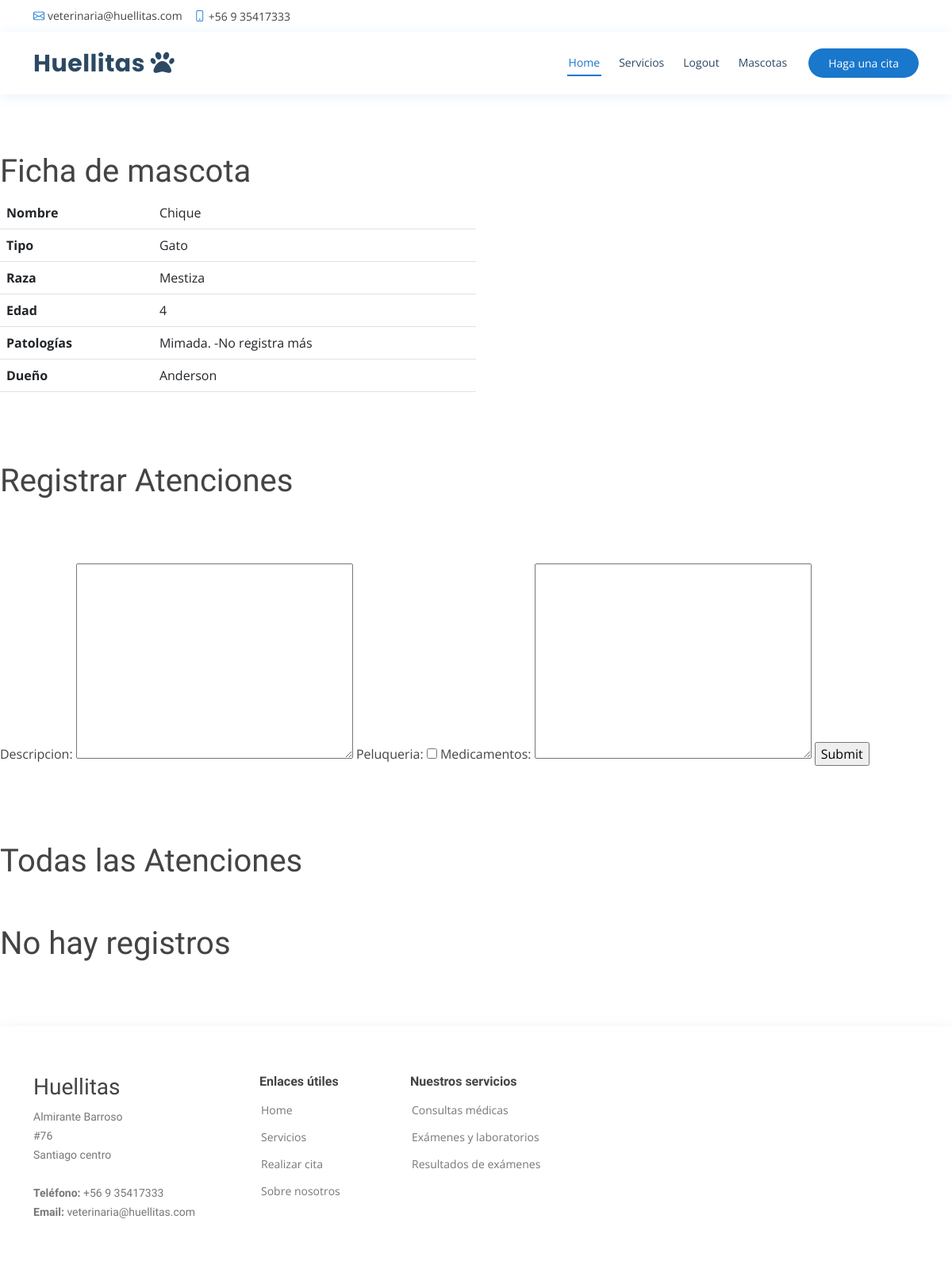
Page /detail/1/ (signed in) on the committed database.
### veterinaria/models.py (models this page shows)
class Mascota(models.Model):
    nombre = models.CharField(max_length=50)
    tipo = models.CharField(max_length=30)
    raza = models.CharField(max_length=30)
    edad = models.CharField(max_length=2)
    patologias = models.TextField(blank=True)
    dueno = models.ForeignKey(Dueno, on_delete=models.CASCADE)

class Dueno(models.Model):
    rut = models.CharField(max_length=9, primary_key=True)
    nombre = models.CharField(max_length=50)
    apellido = models.CharField(max_length=50)
    telefono = models.CharField(max_length=9)
    direccion = models.CharField(max_length=200)

### veterinaria/views.py (the view)
# urls.py: path('detail/<int:id_mascota>/', views.mascota_detail, name='mascota_detail'),
def mascota_detail(request, id_mascota):
    mascota = Mascota.objects.get(id=id_mascota)
    if not request.session.has_key('username'):
        return HttpResponseRedirect('/signin')
    username = request.session['username']
    fecha=datetime.datetime.now()
    hora=fecha.hour
    if request.method == 'POST':
        form = AtenForm(request.POST)
        if form.is_valid:
            post = form.save(commit=False)
            post.user = username
            post.mascota = mascota
            post.publish_date = timezone.now()
            post.save()
            return redirect('mascota_detail', mascota.id)
    else:
        form = AtenForm()
    atencion = Atencion.objects.all().order_by("-publish_date")
    context = {
        "form": form,
        "username": username,
        "saludos":hora,
        "mascota": mascota,
        "atenciones" : atencion
    }
    return render(request, 'mascota_detail.html', context=context)

### veterinaria/forms.py
class AtenForm(ModelForm):
    class Meta:
        model = Atencion
        fields = ['descripcion', 'peluqueria', 'medicamentos']

### veterinaria/templates/mascota_detail.html (shortened to what this page needs)
{% include "header.html" %}
{% load static %}
<h1> Ficha de mascota</h1>
<div class="col-lg-6 col-sm-6">
        <table class="table" >
                <tr>
                  <th>Nombre</th>
                  <td>{{mascota.nombre}}</td>
                </tr>
                <tr>
                        <th>Tipo</th>
                        <td>{{mascota.tipo}}</td>
                </tr>
                <tr>
                        <th>Raza</th>
                        <td>{{mascota.raza}}</td>
                </tr>
                <tr>
                        <th>Edad</th>
                        <td>{{mascota.edad}}</td>
                </tr>
                <tr>
                        <th>Patologías</th>
                        <td>{{mascota.patologias}}</td>
                </tr>
                <tr>
                        <th>Dueño</th>
                        <td>{{mascota.dueno.nombre}}</td>
                </tr>
              </table>
</div>
<h1> Registrar Atenciones</h1>
<form method="post">
        {{ form }}
        <input type="submit" value="Submit">
</form>
<h1> Todas las Atenciones</h1>
{% if atenciones %}
                {% for atencion in atenciones %}
        <div class="col-lg-6 col-sm-6">
                 <table class="table" >
                <tr>
                  <th>Fecha atención</th>
                  <td>{{ atencion.publish_date }}</td>
                </tr>
                <tr>
                        <th>Descripción</th>
                        <td>{{ atencion.descripcion }}</td>
                </tr>
                <tr>
                        <th>Medicamentos</th>
                        <td>{{ atencion.medicamentos }}</td>
                </tr>
                <tr>
                        <th>Servicio de peluquería</th>
                        {% if atencion.peluqueria is False %}
                        <td> No </td>
                        {% else %}
                        <td> Si </td>
                        {% endif %}
                </tr>
                <tr>
                        <th>Atendido por</th>
                        <td>{{ username }}</td>
                </tr>
                <tr>
                        <th>Acciones</th>
                        <td>
                                <a class="btn btn-primary" href="{% url 'atencion_edit'  atencion.id %}"
                                >Editar </a>
                                <a class="btn btn-danger" href="{% url 'atencion_delete'  atencion.id %}"
                                >Eliminar</a>
                        </td>
                </tr>
              </table>
        </div>
</br>
</br>
</br>
        {% endfor %}
{% else %}
<h1> No hay registros </h1>
 {% endif %}
{% include "footer.html" %}

### static/css/style.css (style rules this page uses)
body { font-family: "Open Sans", sans-serif; color: #444444; }
h1, h2, h3, h4, h5, h6 { font-family: "Raleway", sans-serif; }

### rows in the picture
Mascota: nombre "Chique", tipo "Gato", raza "Mestiza", edad "4", patologias "Mimada. -No registra más", dueno.nombre "Anderson"
